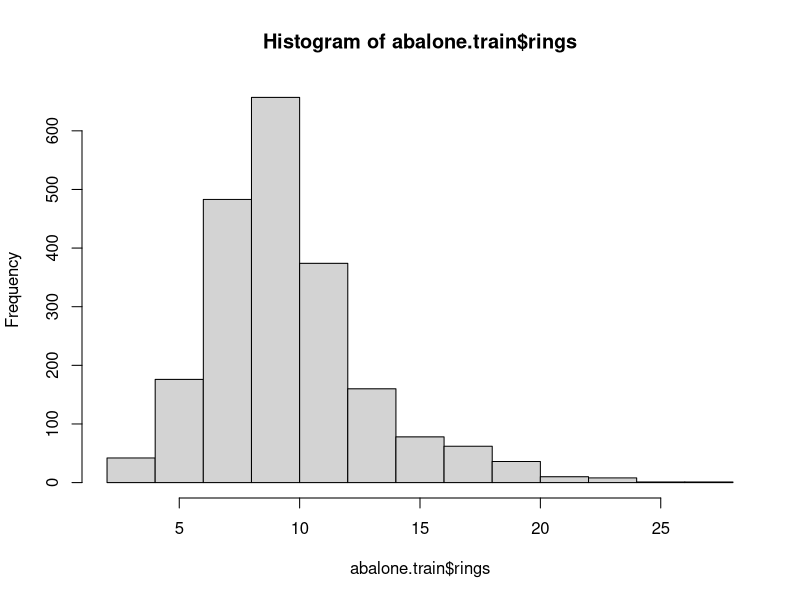
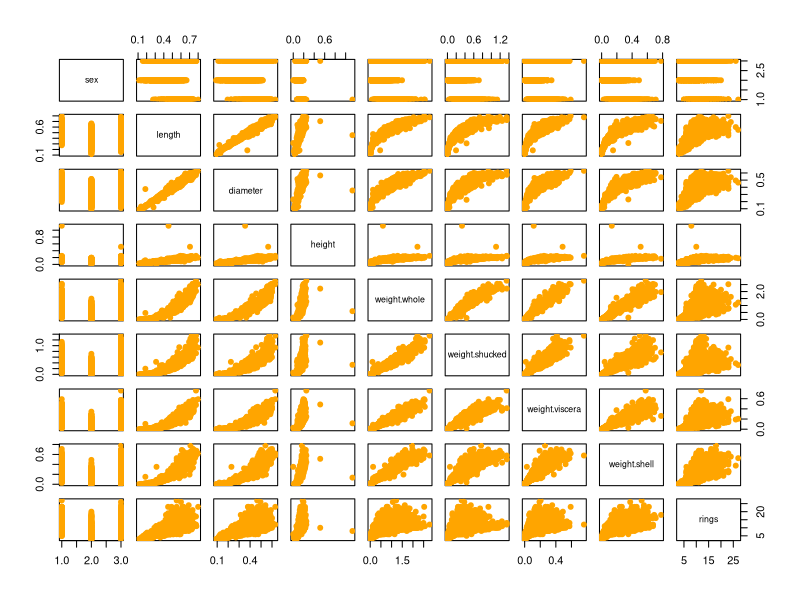
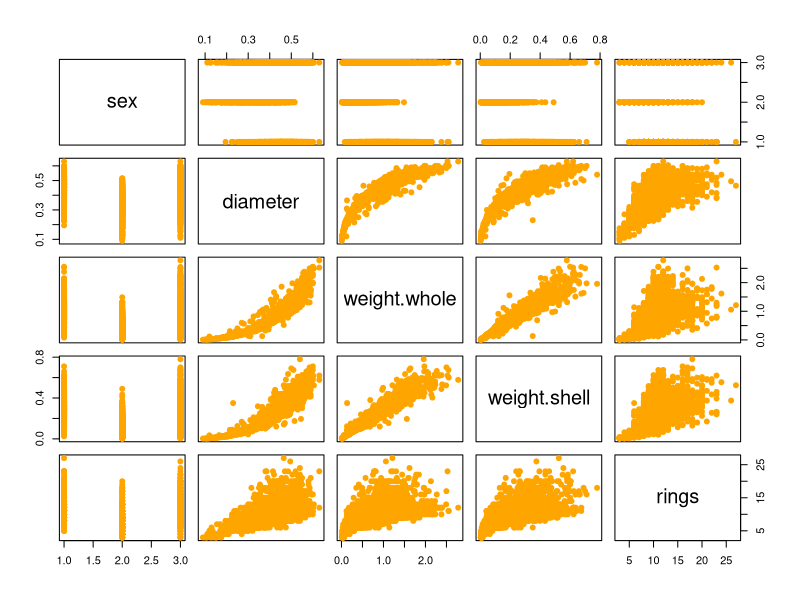
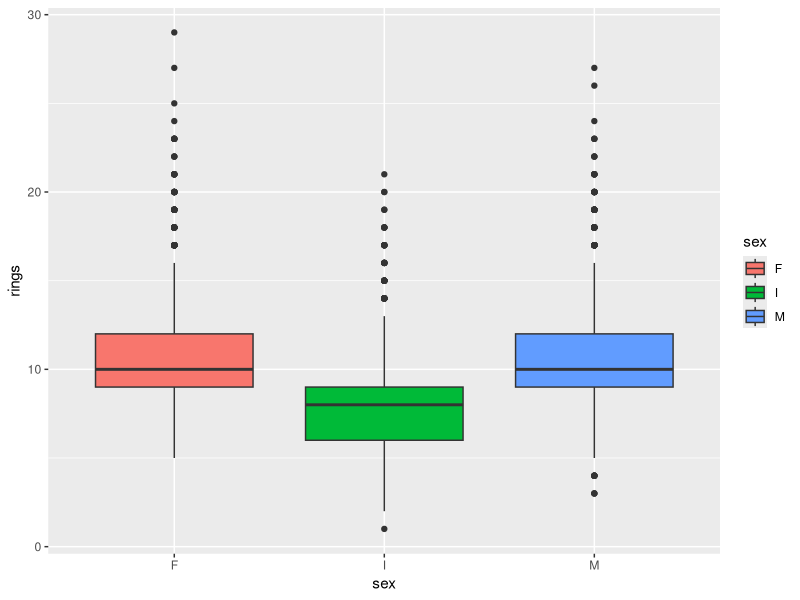
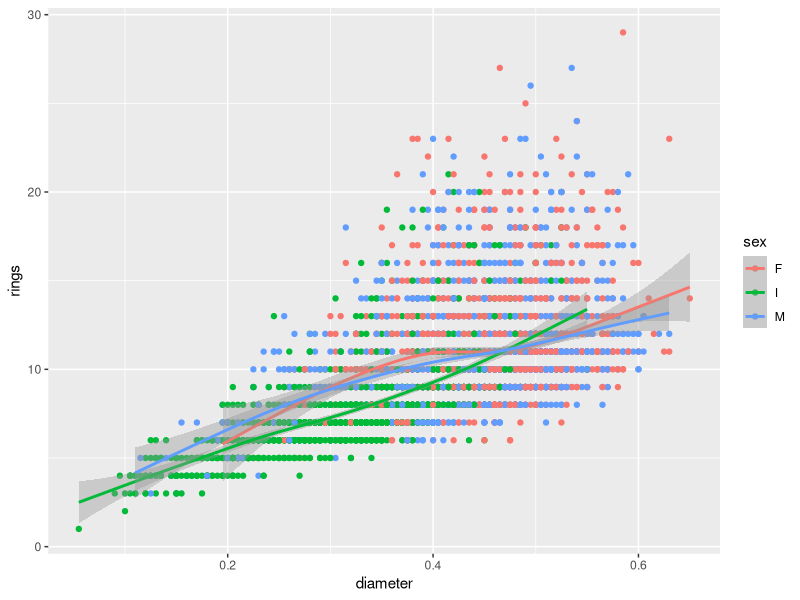
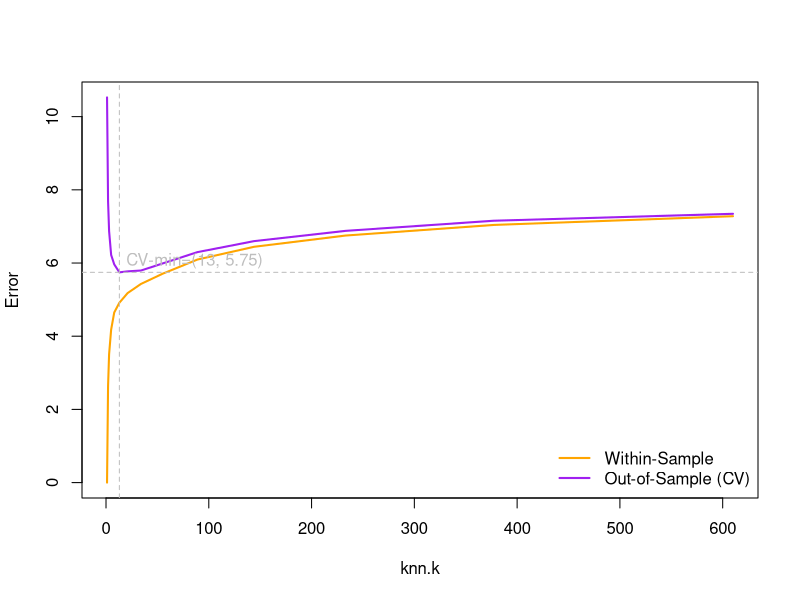
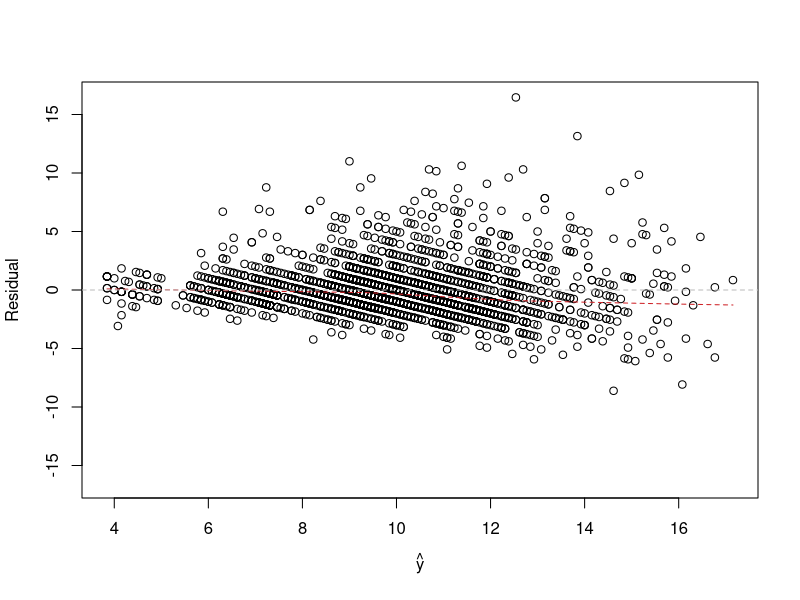
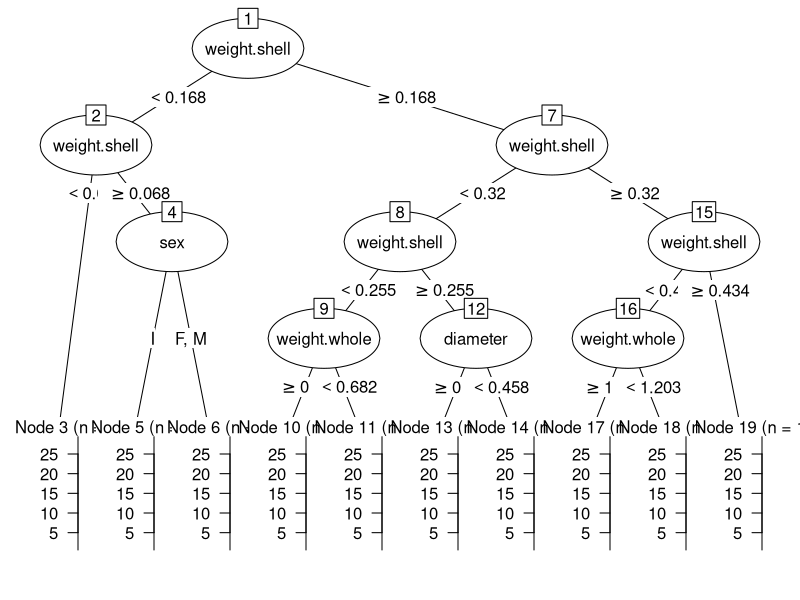

These figures' R source, in order:
## ---- chunk 1
knitr::opts_chunk$set(echo = TRUE)
.libPaths("H:/R")
library(ggplot2)
library(rpart)
library(partykit)
## ---- chunk 2
abalone <- read.csv("abalone.csv")
f <- rings~.
## ---- chunk 3
train.idx <- sample(nrow(abalone), 0.5*nrow(abalone))
abalone.train <- abalone[train.idx, ]
abalone.test  <- abalone[-train.idx, ] ## note the negative indexing to REMOVE instances!
## ---- chunk 4
 summary(abalone.train)
## ---- chunk 5
hist(abalone.train$rings)
## ---- chunk 6
 cor(abalone.train[, -1])
## ---- chunk 7
plot(abalone.train, pch=19, col="orange")
## ---- chunk 8
abalone.train$length <- NULL
abalone.train$height <- NULL
abalone.train$weight.shucked <- NULL
abalone.train$weight.viscera <- NULL

abalone.test$length <- NULL
abalone.test$height <- NULL
abalone.test$weight.shucked <- NULL
abalone.test$weight.viscera <- NULL


## ---- chunk 9
 summary(abalone.train)
## ---- chunk 10
 cor(abalone.train[, -1])
## ---- chunk 11
plot(abalone.train, pch=19, col="orange")
## ---- chunk 12
qplot(sex, rings,
      data = abalone,
      geom = "boxplot",
      fill = sex)
## ---- chunk 13
qplot(diameter, rings, 
      data = abalone, 
      color = sex)  +
  geom_smooth(slope = 1)
## ---- chunk 14
MSE <- function(y, yhat) mean((y - yhat)^2)

RSQ <- function(y, yhat) 1 - sum((y - yhat)^2) / sum((y - mean(y))^2)
## ---- chunk 15
knn <- function(f, data, k=1) {
  known.X <- scale(model.matrix(f, data)[, -1])
  known.y <- model.response(model.frame(f, data))
  
  structure(list(k=k, f=f, known.X=known.X, known.y=known.y), class="knn")
}

predict.knn <- function(knn, newdata) {
  if (class(knn) != "knn") stop("Supplied model was not a k-Nearest Neighbour object")
  
  known.X <- knn$known.X
  known.y <- knn$known.y
  
  X <- scale(model.matrix(knn$f, newdata)[, -1], 
             scale=attr(known.X, "scaled:scale"), 
             center=attr(known.X, "scaled:center"))
  
  k.nearest <- matrix(apply(X, 1, function(X.i, known.X, known.y, k) {
    d <- rowSums(sweep(known.X, 2, X.i)^2)
    known.y[head(order(d), k)]
  }, known.X=known.X, known.y=known.y, k=knn$k), nrow=knn$k)
  
  if (is.factor(known.y)) {
    factor(apply(k.nearest, 2, function(neighbours) {
      t <- table(neighbours)
      names(t[which.max(t)])
    }), levels=levels(known.y), ordered=is.ordered(known.y))
  } else if (is.character(known.y)) {
    apply(k.nearest, 2, function(neighbours) {
      t <- table(neighbours)
      names(t[which.max(t)])
    })
  } else {
    colMeans(k.nearest)
  }
}
## ---- chunk 16

evaluate.knn <- function(f, train, test, error, k) {
  mdl <- knn(f, train, k)
  
  ## extract the known outcomes from the test set
  y <- model.response(model.frame(f, test))
  
  ## obtain the model predictions on the test data
  yhat <- predict(mdl, test)
  
  ## returns the error of the predictions (e.g., MSE)
  error(y, yhat)
}

##honest estimation

evaluate.knn.cv <- function(f, data, K, folds, error, knn.k) {
  mean(sapply(seq(K), function(k) {
    leave.in <- data[folds != k, ] ## data not in our current fold
    hold.out <- data[folds == k, ] ## data in our current fold
    
    evaluate.knn(f, leave.in, hold.out, error, knn.k)
  }))
}

K <- 10
folds <- sample(rep(seq(K), length.out=nrow(abalone.train)))

knn.k <- c(1, 2,3	,5,	8,	13,	21,	34,	55,	89,	144,	233,	377,	610)
wse <- rep(NA, length(knn.k))
cve <- rep(NA, length(knn.k))
for (j in seq_along(knn.k)) {
  wse[j] <- evaluate.knn(f, abalone.train, abalone.train, MSE, knn.k[j])
  cve[j] <- evaluate.knn.cv(f, abalone.train, K, folds, MSE, knn.k[j])
  cat(".")
}
cat("\n")
## ---- chunk 17
plot(knn.k, wse, type="l", lwd=2, col="orange", ylab="Error", ylim=range(c(0, wse, cve)))
lines(knn.k, cve, lwd=2, col="purple")
abline(h=min(cve), lty=2, col="gray")
abline(v=knn.k[which.min(cve)], lty=2, col="gray")
text(knn.k[which.min(cve)], min(cve), sprintf("CV-min=(%d, %.2f)", knn.k[which.min(cve)], min(cve)), col="gray", adj=c(-0.05, -0.5))
legend("bottomright", c("Within-Sample", "Out-of-Sample (CV)"), col=c("orange", "purple"), lwd=2, bty="n")

## ---- chunk 18
k.selected <- knn.k[which.min(cve)]
knn.mdl <- knn(f, abalone.train, k.selected)
yhat.knn <- predict(knn.mdl, abalone.test)

## ---- chunk 19
print(MSE(abalone.test$rings, yhat.knn))
print(RSQ(abalone.test$rings, yhat.knn))
## ---- chunk 20
abalone.lm <- lm(f, abalone.train)
yhat.lm <- predict(abalone.lm, abalone.test)

## ---- chunk 21
print(MSE(abalone.test$rings, yhat.lm))
print(RSQ(abalone.test$rings, yhat.lm))

## ---- chunk 22
summary(abalone.lm)

## ---- chunk 23
print(RSQ(abalone.test$rings, yhat.knn))
## ---- chunk 24
print(RSQ(abalone.test$rings, yhat.lm))

## ---- chunk 25
fitted.residuals.plot <- function(y, yhat, 
                                  main=NULL, 
                                  xlim=NULL, xlab=expression(hat(y)),
                                  ylim=NULL, ylab="Residual",
                                  ...) {
  resid <- y - yhat
  
  if (is.null(ylim)) {
    r <- max (range(resid))
    ylim <- c(-r, r)
  }
  
  plot(yhat, resid, 
       xlim=xlim, xlab=xlab, 
       ylim=ylim, ylab=ylab, 
       main=main, ...)
  
  lines(lowess(yhat, resid), col="#ce2227", lty=2)
  
  abline(h=0, lty=2, col="gray")
}

## ---- chunk 26
### PUT YOUR CALLS HERE
fitted.residuals.plot(abalone.test$rings, yhat.knn)
## ---- chunk 27

single.tree <- as.party(rpart(f, abalone.train, cp=0, xval=0, minsplit=350, minbucket = 134))

plot(single.tree)

print(single.tree)
